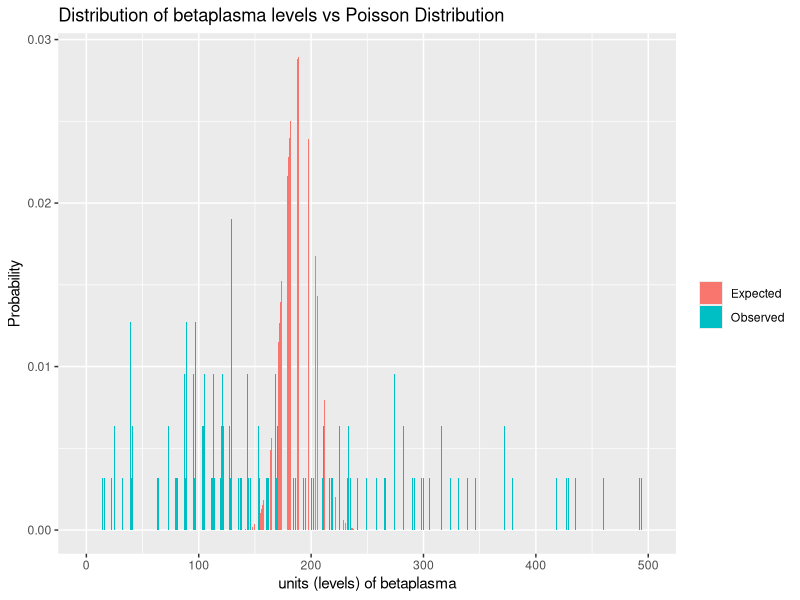
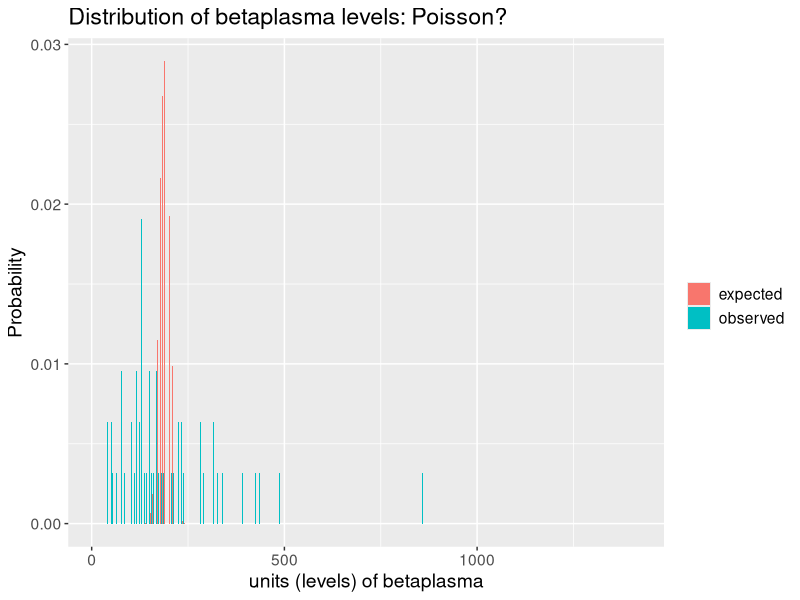
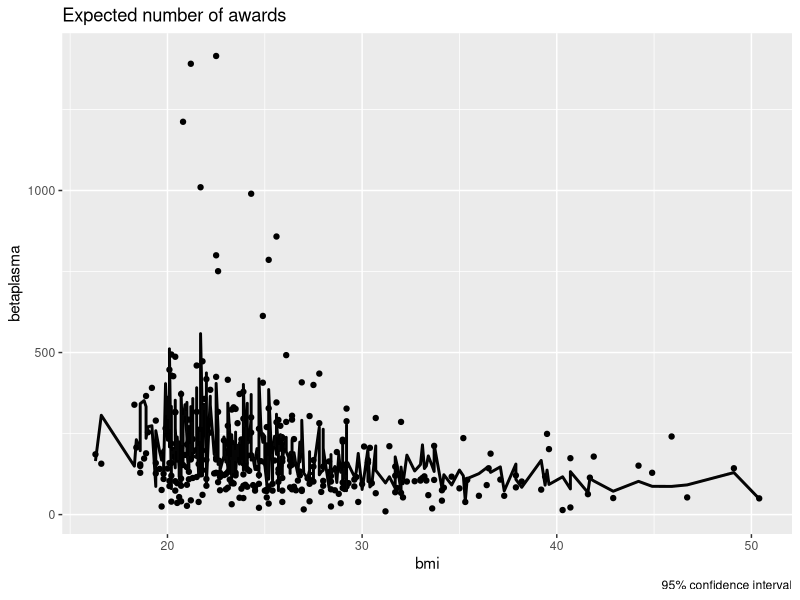
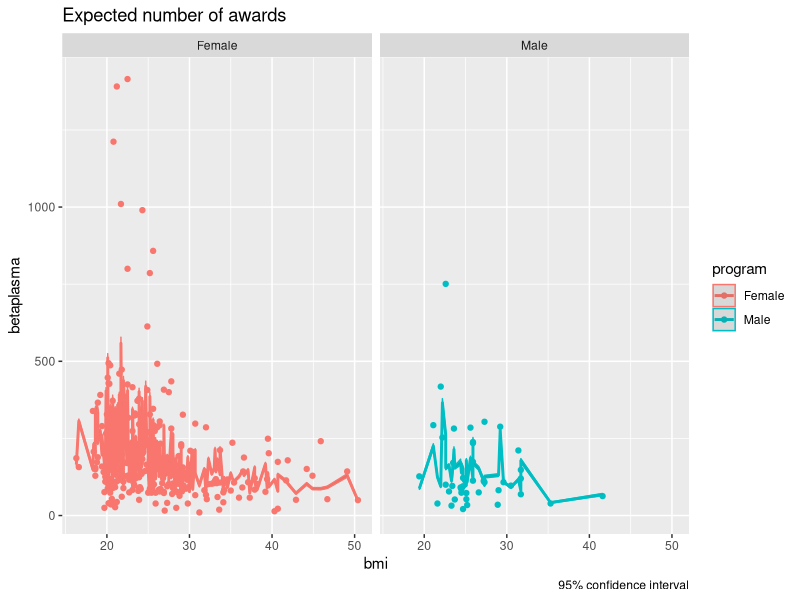
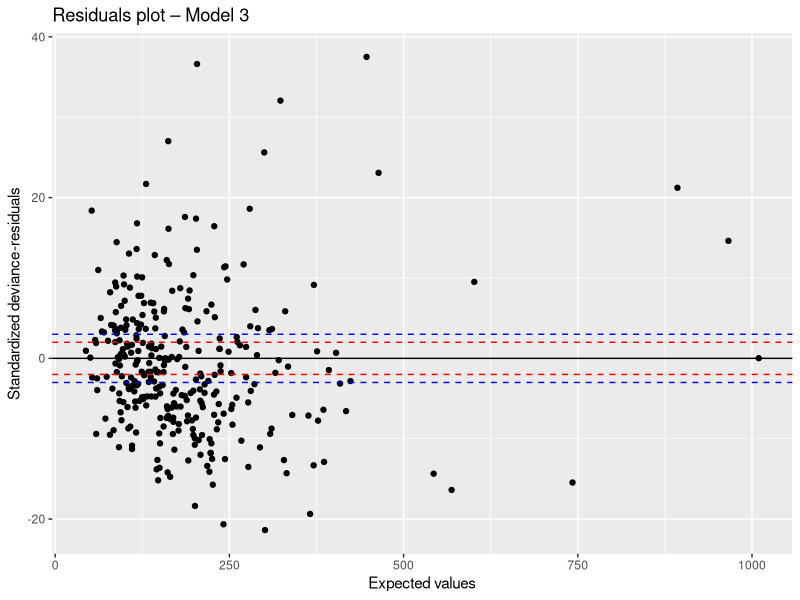
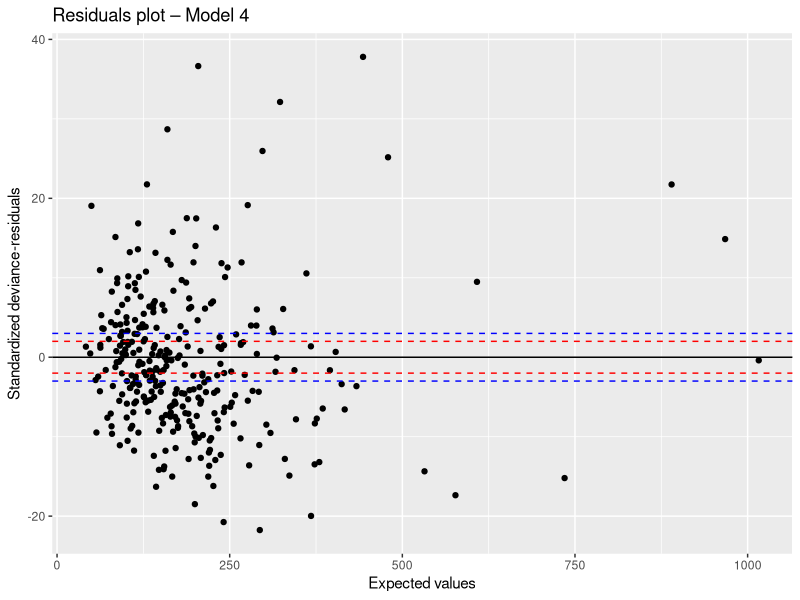
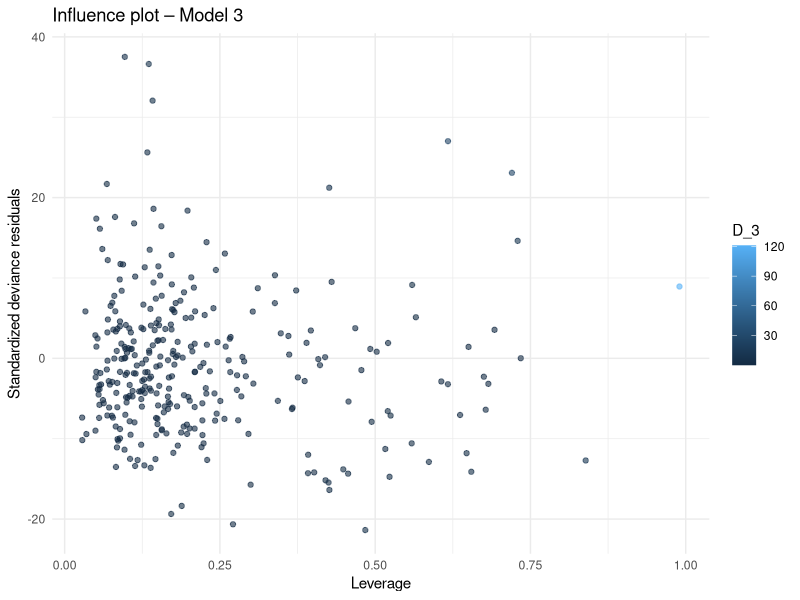
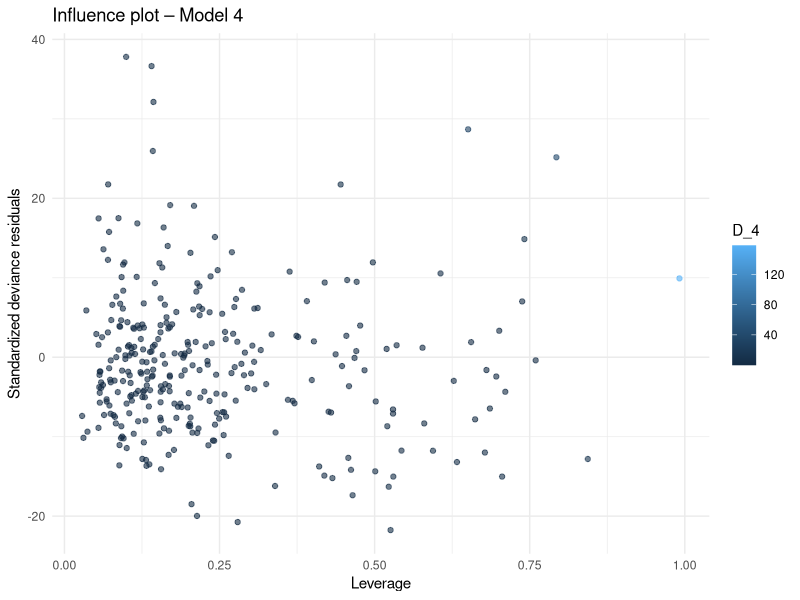

The R source for these figures, in order: (Note: this script raises an error after producing the figures.)
library(readxl)
library(tidyverse)
library(car)
library(ggplot2)
library(dplyr)
library(tidyr)
library(knitr)
library(MASS)
data <- read_excel("Data/carotene.xlsx")
summary(data)

#Betaplasma är count variabel, units av betaplasma är poisson fördelat och 
# och vi modeller de med våra kovariater

#Factors 
data <- data %>%
  mutate(smokstat = factor(smokstat,
                           levels = c(1, 2, 3),
                           labels = c("Never", "Former", "Current")))

data <- data %>%
  mutate(sex = factor(sex,
                      levels = c(1, 2),
                      labels = c("Male", "Female")))
# Set baseline
data$sex <- relevel(data$sex, ref = "Female")

data <- data %>%
  mutate(vituse = factor(vituse,
                         levels = c(1, 2, 3),
                         labels = c("Often", "Rarely", "Never")))

# Set baseline
data$vituse <- relevel(data$vituse, ref = "Never")



################## Start of Poisson ##########################

#Frequency table over betaplasma levels
data |> count(betaplasma) -> betaplasma_table
betaplasma_table


#Add proportions of observed levels
betaplasma_table |> mutate(observed = n/sum(n)) -> betaplasma_table
betaplasma_table


# Average
mu <- mean(data$betaplasma)
mu 
# => 189.9238

# Variance
var(data$betaplasma)
# => 33477.52 

# NOTICE! Poisson is not ideal since mu != var

# Expected frequencies
betaplasma_table |> 
  mutate(expected = dpois(betaplasma, mu)) -> betaplasma_table
betaplasma_table

#Plot expected and observed
ggplot(betaplasma_table) +
  geom_col(aes(x = betaplasma + 0.2, y = observed, fill = "Observed"), 
           width = 0.4) +
  geom_col(aes(x = betaplasma - 0.2, y = expected, fill = "Expected"), 
           width = 0.4) +
  xlim(0, 500) +
  labs(y = "Probability", x = "units (levels) of betaplasma", fill = "",
       title = "Distribution of betaplasma levels vs Poisson Distribution") 
#OBS! Ta bort raden xlim(0, 500) om du vill se den faktiska fördelningen - vi har en lång svans upp till över 1000 pga höga betaplasma värden 

##############################################################################
#Alternative way?
#In the example they get the same plot - but I get a different result. 
#Don't know why...
pivot_longer(betaplasma_table, cols = c("observed", "expected"), 
             values_to = "Proportion", 
             names_to = "variable") -> betaplasma_long
betaplasma_long

ggplot(betaplasma_long, aes(x = betaplasma, y = Proportion, fill = variable)) +
  geom_col(position = "dodge") +
  labs(y = "Probability", x = "units (levels) of betaplasma", fill = "",
       title = "Distribution of betaplasma levels: Poisson?") +
  theme(text = element_text(size = 14))
###########################################################################

#Mean and variance by program
data |> summarise(mu = mean(betaplasma),
                   s2 = var(betaplasma))
  # RESULT: mu = 190, s^2 = 33478
  # NOTICE: Mu is far from the variance, which indicates Poisson is a poor fit. 
  # This is called OVERDISPERSION - that the variance of our data is much greater
  # than the variance of the distribution - THIS is what causes the poor fit. 
  # Since Poisson requires E(Y) = mu, Var(Y) = Mu, 

#Model testing
  #-> Only main terms, without calories - refer to project 1 and 2. 
model <- glm(betaplasma ~ bmi + age + fat + cholesterol + fiber + 
               alcohol + betadiet + smokstat + sex + vituse, family = "poisson", data = data)
summary(model)

#Rate ratios and confidence intervals
beta <- model$coefficients
RR <- exp(beta)
ci_beta = confint(model)
ci_RR = exp(ci_beta)

cbind(beta = beta, ci_beta, RR = RR, ci_RR) |> round(digits = 2)
  #NOTICE: The betas have almost no relevance


#Estimated mean with c.i.
data_pred <- cbind(
  data,
  xb = predict(model, se.fit = TRUE))
data_pred |> mutate(
  xb.residual.scale = NULL,
  xb.lwr = xb.fit - 1.96*xb.se.fit,
  xb.upr = xb.fit + 1.96*xb.se.fit,
  muhat = exp(xb.fit),
  mu.lwr = exp(xb.lwr),
  mu.upr = exp(xb.upr)) -> data_pred

glimpse(data_pred)

#Plot estimated mean with its c.i. - don't know if this serves a purpose here -
#since there are many varibles to plot against. 

#For example against bmi
ggplot(data_pred, aes(bmi, betaplasma)) +
  geom_point() +
  geom_line(aes(y = muhat), linewidth = 1) +
  geom_ribbon(aes(ymin = mu.lwr, ymax = mu.upr), alpha = 0.1) +
  labs(title = "Expected number of awards",
       caption = "95% confidence interval",
       color = "program")

#Or against bmi but for different genders
ggplot(data_pred, aes(bmi, betaplasma, color = sex)) +
  geom_point() +
  geom_line(aes(y = muhat), linewidth = 1) +
  geom_ribbon(aes(ymin = mu.lwr, ymax = mu.upr), alpha = 0.1) +
  labs(title = "Expected number of awards",
       caption = "95% confidence interval",
       color = "program") +
  facet_wrap(~ sex)





#MODELS (OBS all excl calories)
###############################################################################

#Model 1. Null Model
Model_1 <- glm(betaplasma ~ 1, family = "poisson", data = data)

#Model 2. Full model = Main terms (10) + interaction (66), total 76 variables (+ 1 if coeffiecients bcz of intercept)
Model_2 <- glm(betaplasma ~ (bmi + age + fat + cholesterol + fiber + 
                                 alcohol + betadiet + smokstat + sex + vituse)^2,
               family = "poisson", data = data)

#Model 3. Backward Elimination, start from the full model 
Model_3 <- step(Model_2,
                      direction = "backward",
                      scope = list(lower = formula(Model_1),
                      upper = formula(Model_2)),
                      k = log(nobs(Model_1)))

log(nrow(data)) == log(nobs(Model_1))

#Model 4. Forward Selection, start from the null model 
Model_4 <- step(Model_1,
                direction = "forward",
                scope = list(lower = formula(Model_1),
                             upper = formula(Model_2)),
                k = log(nobs(Model_1)))

#Model 5. Stepwise regression from model 3
Model_5 <- step(Model_3,
                direction = "both",
                scope = list(lower = formula(Model_1),
                upper = formula(Model_2)),
                k = log(nobs(Model_3)))

#Model 6. Stepwise regression from model 4
Model_6 <- step(Model_4,
                direction = "both",
                scope = list(lower = formula(Model_1),
                upper = formula(Model_2)),
                k = log(nobs(Model_4)))

summary(Model_1)
summary(Model_2)
summary(Model_3)
summary(Model_4)
summary(Model_5)
summary(Model_6)

############ OBS KODTEST #######################################################
#Här testade jag så jag använder selektionsmetoderna rätt genom att switcha till
#negativ bionomial fördelning och jag får då små modeller. 
model_test <- glm.nb(betaplasma ~ (bmi + age + fat + cholesterol + fiber + 
                                     alcohol + betadiet + smokstat + sex + vituse)^2,
                     data = data)
model_test_null <- glm.nb(betaplasma ~ 1,
                          data = data)
model_test_backward <- step(model_test,
                direction = "backward",
                scope = list(lower = formula(model_test_null),
                             upper = formula(model_test)),
                k = log(nobs(model_test_null)),
                trace = 1)

#RESULT:
#Step:  AIC=3818.4
#betaplasma ~ bmi + cholesterol + betadiet + vituse

# Df Deviance    AIC
#<none>             335.50 3818.4
#- cholesterol  1   346.78 3823.9
#- betadiet     1   354.98 3832.1
#- vituse       2   360.95 3832.3
#- bmi          1   363.32 3840.5
################################################################################



#See if we can reduce vituse - the categorical variable, into two categories:
#------------------------------------------------------------------------------

# Transform three levels to two, but assigning vituse category "Never" into "Never" 
# and if the category is not "Never" it's assigned into "Used". 
new_data <- data
new_data$vituseReduced <- ifelse(new_data$vituse == "Never", "Never", "Used")
new_data$vituseReduced <- factor(new_data$vituseReduced)
#Then we create a new model, based on this two-factor collapsed version (reduced):
Model_5_Reduced <- glm(betaplasma ~ bmi + age + fat + cholesterol + fiber + alcohol + 
                                       betadiet + smokstat + sex + vituseReduced + bmi:fat + bmi:cholesterol + 
                                       bmi:fiber + bmi:alcohol + bmi:betadiet + bmi:smokstat + bmi:sex + 
                                       bmi:vituseReduced + age:fat + age:cholesterol + age:fiber + age:betadiet + 
                                       age:smokstat + age:vituseReduced + fat:cholesterol + fat:alcohol + 
                                       fat:betadiet + fat:smokstat + fat:sex + fat:vituseReduced + cholesterol:fiber + 
                                       cholesterol:alcohol + cholesterol:betadiet + cholesterol:smokstat + 
                                       fiber:alcohol + fiber:betadiet + fiber:smokstat + fiber:sex + 
                                       fiber:vituseReduced + alcohol:betadiet + alcohol:smokstat + alcohol:sex + 
                                       alcohol:vituseReduced + betadiet:vituseReduced + smokstat:sex + smokstat:vituseReduced + 
                                       sex:vituseReduced,
                        family = "poisson", data = new_data)
#Save variables
sum_1 <- summary(Model_5)
sum_2 <- summary(Model_5_Reduced)
deviance_1 <- sum_1$deviance
deviance_2 <- sum_2$deviance
df_1 <- sum_1$df.residual
df_2 <- sum_2$df.residual

#Calculate differences
D_diff <- deviance_2 - deviance_1
df_diff <- df_2 - df_1
chi2_alpha <- qchisq(p = 1 - 0.05, df = df_diff)
Pvalue <- pchisq(q = D_diff, df = df_diff, lower.tail = FALSE)

#I create a table and remove the vertical title using rownames, just to clean it up! 
table_1e <- cbind(D_diff, df_diff, chi2_alpha, Pvalue)
rownames(table_1e) <- c(" ")
table_1e

# 1. Name of test: Partial likelihood ratio test 
# 2. Null Hypothesis, H_0: Beta_often = Beta_Rarely. In words, that the model with 
#    one dummy variable Beta_Used is enough. 
# 3. The value of the test statistic is D = 2543.28
# 4. The distribution is Chi-squared
# 5. The P-value is P = 0
# 6. The conclusion is to with great certainty reject H_0 since D_diff >> Chi2_alpha, 
# and since Pvalue < 0.05.

#CONCLUSION: Keep the original model_5 and throw away model_5_reduced. 



#BIC AND AIC 
df1 <- data.frame(variable = names(Model_1$coefficients),
                  b_model1 = Model_1$coefficients, row.names = NULL)
df2 <- data.frame(variable = names(Model_2$coefficients),
                  b_model2 = Model_2$coefficients, row.names = NULL)
df3 <- data.frame(variable = names(Model_3$coefficients),
                  b_model3 = Model_3$coefficients, row.names = NULL)
df4 <- data.frame(variable = names(Model_4$coefficients),
                  b_model4 = Model_4$coefficients, row.names = NULL)
df5 <- data.frame(variable = names(Model_5$coefficients),
                  b_model5 = Model_5$coefficients, row.names = NULL)
df6 <- data.frame(variable = names(Model_6$coefficients),
                  b_model6 = Model_6$coefficients, row.names = NULL)
All_Models <- full_join(df1, df2) |> full_join(df3) |> full_join(df4) |> full_join(df5) |> full_join(df6)

#Writes a table:
table_3b <- kable(All_Models, caption = "Table 3(b): Estimated β-parameters in each of the six models")
table_3b
#Exported to excel:
#write.csv(All_Models, "Table_3b_ny.csv", row.names = FALSE)

# Calculate McFadden’s adjusted pseudo R2, AIC and BIC for all models from Table.3(b), 
# and indicate which model is best, according to each of these criteria.

aic <- AIC(Model_1, Model_2, Model_3, Model_4, Model_5, Model_6)
bic <- BIC(Model_1, Model_2, Model_3, Model_4, Model_5, Model_6)

#Create dataframe for the AIC- and BIC
collect.AICetc <- data.frame(aic, bic, D = c(Model_1$deviance, Model_2$deviance, Model_3$deviance, Model_4$deviance, Model_5$deviance, Model_6$deviance)) 

#Remove unnecessary df.1 column
collect.AICetc |> mutate(df.1 = NULL, D0 = Model_1$deviance,
                         p = df - 1) -> collect.AICetc

#Calculate Psuedo R & McFadden's adjusted psuedo R2
collect.AICetc |> mutate(
  pseudoR2 = 1 - D/D0,
  pseudoR2adj = 1 - (D + p)/D0) -> collect.AICetc

#Show result
collect.AICetc

#Model with best (lowest) AIC: Model_4 (Forward Selection)
#Model with best (lowest) BIC: Either Model_3, 5 or 6 - they appear the same
#( Model with best (highest) R^2_adj: Model_2 )


# Leverage 
data_pred |> mutate(v_3 = hatvalues(Model_3)) -> data_pred
data_pred |> mutate(v_4 = hatvalues(Model_4)) -> data_pred

#Standardized deviance residuals
data_infl_3 <- influence(Model_3)
data_infl_4 <- influence(Model_4)
#These gives deviance and pearson residuals!
#Extract deviance residuals and standardize 
data_pred |> mutate(devres_3 = data_infl_3$dev.res,
                     std.devres_3 = devres_3/sqrt(1 - v_3),
                    devres_4 = data_infl_4$dev.res,
                    std.devres_4 = devres_4/sqrt(1 - v_4)) -> data_pred

#Cooks D
data_pred |> mutate(D_3 = cooks.distance(Model_3)) -> data_pred
data_pred |> mutate(D_4 = cooks.distance(Model_4)) -> data_pred




# Standardiserade residualer mot förväntat värde, dvs µ^hat

ggplot(data_pred, aes(x = fitted(Model_3), y = std.devres_3)) +
  geom_point() +
  geom_hline(yintercept = 0) +
  geom_hline(yintercept = 2, linetype = "dashed", color = "red") +
  geom_hline(yintercept = -2, linetype = "dashed", color = "red") +
  geom_hline(yintercept = 3, linetype = "dashed", color = "blue") +
  geom_hline(yintercept = -3, linetype = "dashed", color = "blue") +
  labs(x = "Expected values", y = "Standardized deviance-residuals",
       title = "Residuals plot – Model 3")

ggplot(data_pred, aes(x = fitted(Model_4), y = std.devres_4)) +
  geom_point() +
  geom_hline(yintercept = 0) +
  geom_hline(yintercept = 2, linetype = "dashed", color = "red") +
  geom_hline(yintercept = -2, linetype = "dashed", color = "red") +
  geom_hline(yintercept = 3, linetype = "dashed", color = "blue") +
  geom_hline(yintercept = -3, linetype = "dashed", color = "blue") +
  labs(x = "Expected values", y = "Standardized deviance-residuals",
       title = "Residuals plot – Model 4")

# Leverage mot standardiserade residualer, färg enligt cooks D

ggplot(data_pred, aes(x = v_3, y = std.devres_3, color = D_3)) +
  geom_point(alpha = 0.6) +
  scale_size_continuous(name = "Cook’s D") +
  labs(x = "Leverage", y = "Standardized deviance residuals",
       title = "Influence plot – Model 3") +
  theme_minimal()

ggplot(data_pred, aes(x = v_4, y = std.devres_4, color = D_4)) +
  geom_point(alpha = 0.6) +
  scale_size_continuous(name = "Cook’s D") +
  labs(x = "Leverage", y = "Standardized deviance residuals",
       title = "Influence plot – Model 4") +
  theme_minimal()


#Cooks D

ggplot(data_pred, aes(x = 1:nrow(data_pred), y = D_3)) +
  geom_bar(stat = "identity") +
  labs(x = "Observation", y = "Cook’s D", title = "Cook’s D – Model 3") +
  geom_hline(yintercept = 4/nrow(data_pred), linetype = "dotted", color = "red")

#Cooks D

ggplot(data_pred, aes(x = 1:nrow(data_pred), y = D_4)) +
  geom_bar(stat = "identity") +
  labs(x = "Observation", y = "Cook’s D", title = "Cook’s D – Model 4") +
  geom_hline(yintercept = 4/nrow(data_pred), linetype = "dotted", color = "red")


##################################

# HYPOTHESIS TESTING

##################################

D_diff_3 <- Model_3$null.deviance - Model_3$deviance
D_diff_4 <- Model_4$null.deviance - Model_4$deviance

df_diff_3 <- Model_3$df.null - Model_3$df.residual
df_diff_4 <- Model_4$df.null - Model_4$df.residual

chi2_alpha_3 <- qchisq(p = 1 - 0.05, df = df_diff_3)
chi2_alpha_4 <- qchisq(p = 1 - 0.05, df = df_diff_4)
Pvalue_3 <- pchisq(q = D_diff_3, df = df_diff_3, lower.tail = FALSE)
Pvalue_4 <- pchisq(q = D_diff_4, df = df_diff_4, lower.tail = FALSE)

#I create a table and remove the vertical title using rownames, just to clean it up! 
table_3 <- cbind(D_diff_3, df_diff_3, chi2_alpha_3, Pvalue_3)
table_4 <- cbind(D_diff_4, df_diff_4, chi2_alpha_4, Pvalue_4)
rownames(table_3) <- c(" ")
rownames(table_4) <- c(" ")
table_3
table_4

#RESULT:
#> table_3
#D_diff_3 df_diff_3 chi2_alpha_3 Pvalue_3
#18505.63        66     85.96491        0
#> table_4
#D_diff_4 df_diff_4 chi2_alpha_4 Pvalue_4
#18530.88        73     93.94534        0





















#------------------------------------------------------------------------------
# Calculate the standardized deviance residuals for the model with the best AIC 
# and the model with the best BIC, from 3(c). 





# Standardized residuals for respective model 
res_Model_3 <- rstandard(Model_3, type = "deviance")
res_Model_4 <- rstandard(Model_4, type = "deviance")

#Linear predictor
lp_Model_3 <- predict(Model_3, type = "link")
lp_Model_4 <- predict(Model_4, type = "link")




# Task:
# Plot the standardized deviance residuals, with suitable reference lines, 
# against the linear predictors for each of the two models. Also make QQ-plots 
# for the residuals. Discuss which of the models has the best behaved residuals


#UPDATED: Second try for plot 1 in order to get color-coded 

#Plot 1:
Model_5_infl <- influence(Stepwise_From_Backward)
Model_6_infl <- influence(Stepwise_From_Forward_Reduced)

data_pred <- cbind(data,
                   xbeta5 = predict(Stepwise_From_Backward),
                   xbeta6 = predict(Stepwise_From_Forward_Reduced),
                   v5 = Model_5_infl$hat,
                   v6 = Model_6_infl$hat)


data_pred |> mutate(devresid5 = Model_5_infl$dev.res,
                    stddevresid5 = devresid5/sqrt(1 - v5)) -> data_pred
data_pred |> mutate(devresid6 = Model_6_infl$dev.res,
                    stddevresid6 = devresid6/sqrt(1 - v6)) -> data_pred

ggplot(data_pred, aes(x = xbeta5, 
                      y = stddevresid5, 
                      color = as.factor(lowplasma_01))) +
  geom_point() +
  geom_hline(yintercept = c(-3, -2, 0, 2, 3), 
             linetype = c("dotted", "dashed", "solid", "dashed", "dotted"),
             linewidth = 1) +
  labs(title = "Standardized deviance residuals vs linear predictor",
       x = "Linear predictor, xb", y = "Standardized deviance residuals, devstd",
       color = "Y")

ggplot(data_pred, aes(x = xbeta6, 
                      y = stddevresid6, 
                      color = as.factor(lowplasma_01))) +
  geom_point() +
  geom_hline(yintercept = c(-3, -2, 0, 2, 3), 
             linetype = c("dotted", "dashed", "solid", "dashed", "dotted"),
             linewidth = 1) +
  labs(title = "Standardized deviance residuals vs linear predictor",
       x = "Linear predictor, xb", y = "Standardized deviance residuals, devstd",
       color = "Y")



